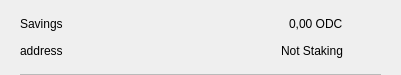
<?xml version="1.0" encoding="UTF-8"?>
<ui version="4.0">
 <class>CSRow</class>
 <widget class="QWidget" name="CSRow">
  <property name="geometry">
   <rect>
    <x>0</x>
    <y>0</y>
    <width>401</width>
    <height>75</height>
   </rect>
  </property>
  <property name="windowTitle">
   <string>Form</string>
  </property>
  <layout class="QVBoxLayout" name="verticalLayout">
   <property name="spacing">
    <number>0</number>
   </property>
   <property name="leftMargin">
    <number>20</number>
   </property>
   <property name="topMargin">
    <number>10</number>
   </property>
   <property name="rightMargin">
    <number>20</number>
   </property>
   <property name="bottomMargin">
    <number>0</number>
   </property>
   <item>
    <widget class="QWidget" name="info" native="true">
     <property name="minimumSize">
      <size>
       <width>0</width>
       <height>0</height>
      </size>
     </property>
     <layout class="QHBoxLayout" name="horizontalLayout_3">
      <property name="leftMargin">
       <number>0</number>
      </property>
      <property name="topMargin">
       <number>0</number>
      </property>
      <property name="rightMargin">
       <number>0</number>
      </property>
      <property name="bottomMargin">
       <number>10</number>
      </property>
      <item>
       <widget class="QWidget" name="container" native="true">
        <property name="minimumSize">
         <size>
          <width>0</width>
          <height>0</height>
         </size>
        </property>
        <layout class="QVBoxLayout" name="verticalLayout_2">
         <property name="spacing">
          <number>0</number>
         </property>
         <property name="leftMargin">
          <number>0</number>
         </property>
         <property name="topMargin">
          <number>0</number>
         </property>
         <property name="rightMargin">
          <number>0</number>
         </property>
         <property name="bottomMargin">
          <number>0</number>
         </property>
         <item>
          <layout class="QHBoxLayout" name="horizontalLayout">
           <item>
            <widget class="QLabel" name="labelName">
             <property name="text">
              <string>Savings</string>
             </property>
            </widget>
           </item>
           <item>
            <spacer name="horizontalSpacer">
             <property name="orientation">
              <enum>Qt::Horizontal</enum>
             </property>
             <property name="sizeHint" stdset="0">
              <size>
               <width>40</width>
               <height>20</height>
              </size>
             </property>
            </spacer>
           </item>
           <item>
            <widget class="QLabel" name="labelAmount">
             <property name="text">
              <string>0,00 ODC</string>
             </property>
            </widget>
           </item>
          </layout>
         </item>
         <item>
          <layout class="QHBoxLayout" name="horizontalLayout_2">
           <item>
            <widget class="QLabel" name="labelAddress">
             <property name="text">
              <string>address</string>
             </property>
            </widget>
           </item>
           <item>
            <spacer name="horizontalSpacer_2">
             <property name="orientation">
              <enum>Qt::Horizontal</enum>
             </property>
             <property name="sizeHint" stdset="0">
              <size>
               <width>40</width>
               <height>20</height>
              </size>
             </property>
            </spacer>
           </item>
           <item>
            <widget class="QLabel" name="labelStaking">
             <property name="text">
              <string>Not Staking</string>
             </property>
            </widget>
           </item>
          </layout>
         </item>
        </layout>
       </widget>
      </item>
      <item alignment="Qt::AlignHCenter|Qt::AlignVCenter">
       <widget class="QPushButton" name="pushButtonMenu">
        <property name="minimumSize">
         <size>
          <width>24</width>
          <height>24</height>
         </size>
        </property>
        <property name="maximumSize">
         <size>
          <width>32</width>
          <height>32</height>
         </size>
        </property>
        <property name="focusPolicy">
         <enum>Qt::NoFocus</enum>
        </property>
        <property name="styleSheet">
         <string notr="true">border:none; background-color:transparent;</string>
        </property>
        <property name="text">
         <string/>
        </property>
        <property name="icon">
         <iconset>
          <normaloff>://ic-menu-hover</normaloff>://ic-menu-hover</iconset>
        </property>
        <property name="iconSize">
         <size>
          <width>24</width>
          <height>24</height>
         </size>
        </property>
       </widget>
      </item>
     </layout>
    </widget>
   </item>
   <item>
    <widget class="QLabel" name="lblDivisory">
     <property name="minimumSize">
      <size>
       <width>0</width>
       <height>1</height>
      </size>
     </property>
     <property name="maximumSize">
      <size>
       <width>16777215</width>
       <height>1</height>
      </size>
     </property>
     <property name="styleSheet">
      <string notr="true">background-color:#bababa;</string>
     </property>
     <property name="text">
      <string/>
     </property>
     <property name="alignment">
      <set>Qt::AlignBottom|Qt::AlignLeading|Qt::AlignLeft</set>
     </property>
    </widget>
   </item>
  </layout>
 </widget>
 <resources/>
 <connections/>
</ui>
